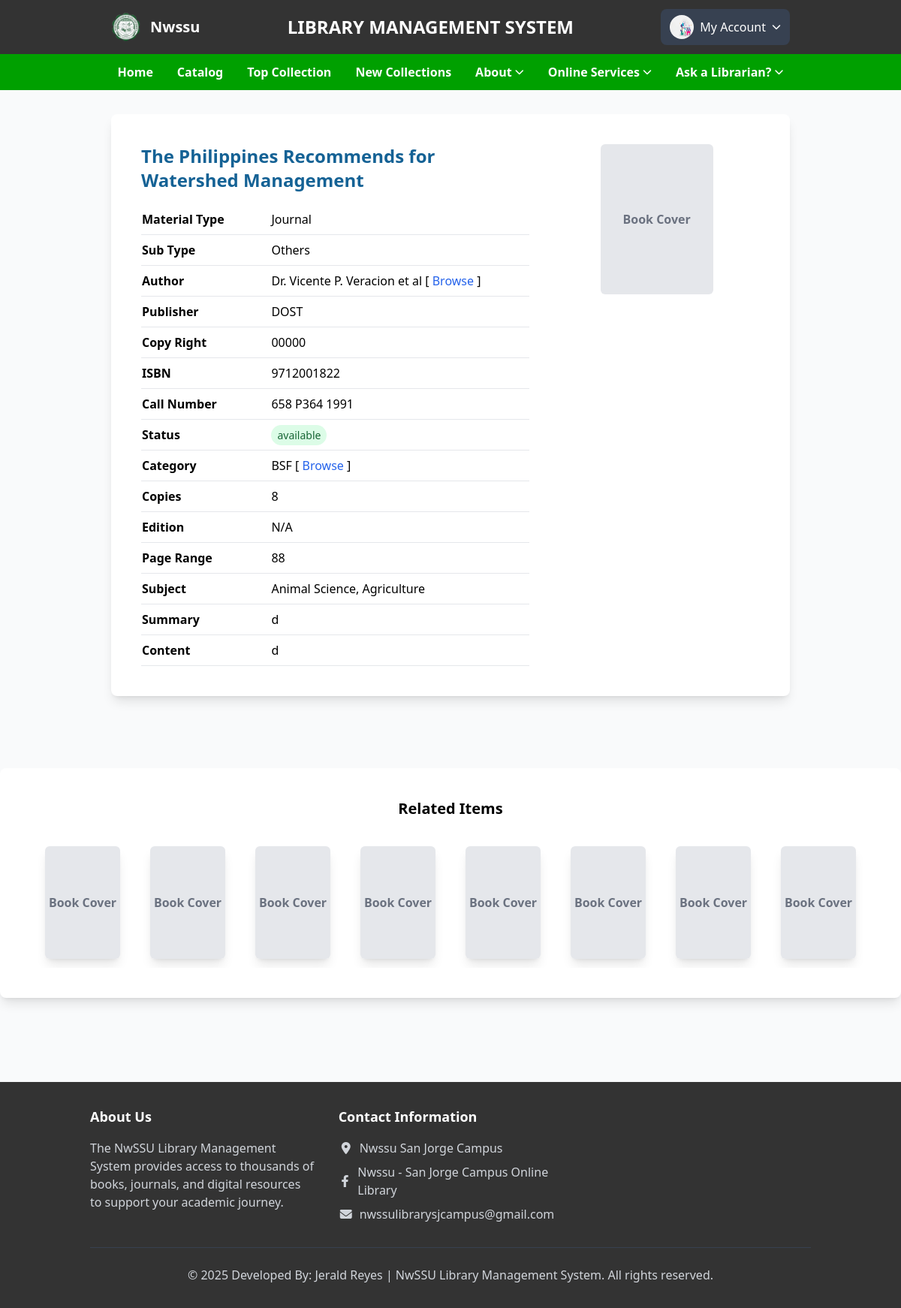
The app's page /books?id=2 (signed in), older data.
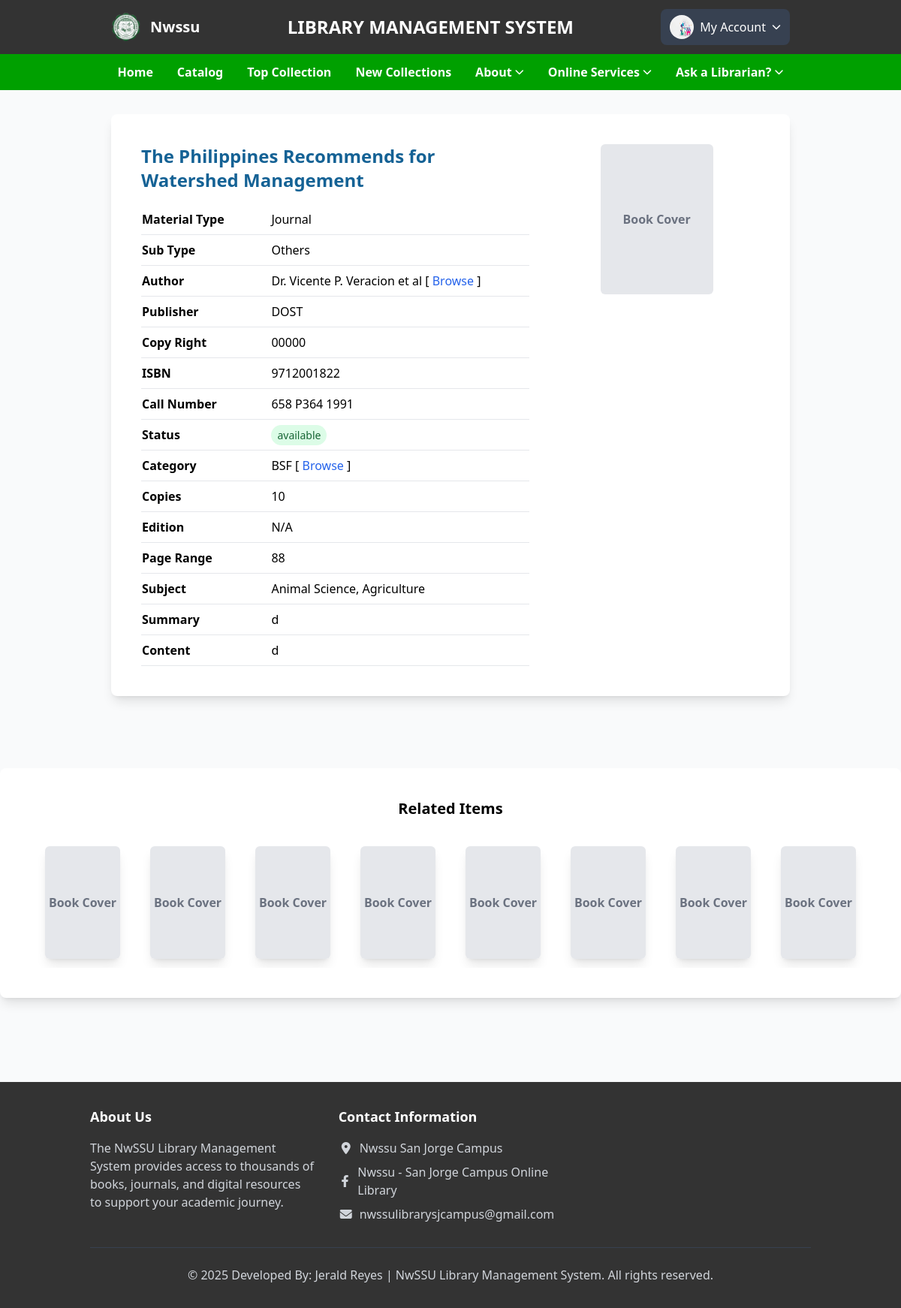
The same page, newer data.
### tables this page shows
CREATE TABLE `books` (
  `id` int(100) NOT NULL,
  `material_type` varchar(250) NOT NULL,
  `sub_type` varchar(250) NOT NULL,
  `category` varchar(250) NOT NULL,
  `title` varchar(500) NOT NULL,
  `author` varchar(500) NOT NULL,
  `publisher` varchar(500) NOT NULL,
  `status` varchar(100) NOT NULL,
  `subject` varchar(250) NOT NULL,
  `content` varchar(5000) NOT NULL,
  `summary` varchar(5000) NOT NULL,
  `issn` varchar(250) NOT NULL,
  `call_no` varchar(250) NOT NULL,
  `ISBN` varchar(250) NOT NULL,
  `copyright` varchar(250) NOT NULL,
  `page_number` int(250) NOT NULL,
  `edition` varchar(250) NOT NULL,
  `copies` int(250) NOT NULL,
  `date_acquired` varchar(250) NOT NULL,
  `books_image` varchar(400) DEFAULT NULL,
  `catalog_date` varchar(50) NOT NULL
);

### student/studbook_detail.php (the view, shortened to what the changed rows need)
<?php
include './activity_logger.php';
try {
    $book_id = $_GET['id'] ?? null;
    $book = null;
    if ($book_id) {
        try {
            $details = $conn->prepare("SELECT * FROM books WHERE id = :book_id");
            $details->execute([':book_id' => $book_id]);
            $book = $details->fetch(PDO::FETCH_ASSOC);
        } catch (PDOException $e) {
            $_SESSION['message'] = 'Failed to fetch book details: ' . $e->getMessage();
            $_SESSION['message_type'] = 'error';
        }
    }
} catch (PDOException $e) {
    echo json_encode(['success' => false, 'message' => 'Error: ' . $e->getMessage()]);
    exit();
}
?>
<!DOCTYPE html>
<html lang="en">
<head>
    <script src="https://cdn.tailwindcss.com"></script>
</head>
<body class="bg-gray-50">
    <?php include '../student/side_navbars.php'; ?>
    <div class="container hidden md:block mx-auto px-[10%] md:px-[5%] py-8">
        <?php if ($book): ?>
            <div class="bg-white rounded-lg shadow-lg p-6 md:p-10 mb-8 md:mt-0">
                <div class="flex flex-col md:flex-row">
                    <div class="w-full md:w-1/3 flex flex-col items-center mb-6 md:mb-0 md:order-last">
                        <?php if (!empty($book['books_image']) && file_exists("../uploaded_file/" . $book['books_image'])): ?>
                            <img src="./uploaded_file/<?php echo htmlspecialchars($book['books_image']); ?>" alt="Book Cover"
                                class="w-[150px] h-[200px] object-cover border border-gray-300 rounded-md shadow-custom mb-4">
                        <?php else: ?>
                            <div class="w-[150px] h-[200px] bg-gray-200 flex items-center justify-center text-gray-500 font-bold rounded-md shadow-custom mb-4">
                                Book Cover
                            </div>
                        <?php endif; ?>
                    </div>
                    <div class="w-full md:w-2/3 pr-0 md:pr-8 md:order-first">
                        <h2 class="text-2xl text-[#156295] font-bold mb-4"><?php echo htmlspecialchars($book['title']); ?></h2>
                        <table class="w-full border-collapse">
                            <tbody>
                                <tr class="border-b">
                                    <th class="py-2 text-left w-1/3">Material Type</th>
                                    <td class="py-2"><?php echo htmlspecialchars($book['material_type']); ?></td>
                                </tr>
                                <tr class="border-b">
                                    <th class="py-2 text-left">Sub Type</th>
                                    <td class="py-2"><?php echo htmlspecialchars($book['sub_type']); ?></td>
                                </tr>
                                <tr class="border-b">
                                    <th class="py-2 text-left">Author</th>
                                    <td class="py-2">
                                        <?php echo htmlspecialchars($book['author']); ?>
                                        [ <a href="./author?author=<?php echo urlencode($book['author']); ?>" class="text-blue-600 hover:underline">Browse</a> ]
                                    </td>
                                </tr>
                                <tr class="border-b">
                                    <th class="py-2 text-left">Publisher</th>
                                    <td class="py-2"><?php echo htmlspecialchars($book['publisher']); ?></td>
                                </tr>
                                <tr class="border-b">
                                    <th class="py-2 text-left">Copy Right</th>
                                    <td class="py-2"><?php echo htmlspecialchars($book['copyright']); ?></td>
                                </tr>
                                <tr class="border-b">
                                    <th class="py-2 text-left">ISBN</th>
                                    <td class="py-2"><?php echo htmlspecialchars($book['ISBN']); ?></td>
                                </tr>
                                <tr class="border-b">
                                    <th class="py-2 text-left">Call Number</th>
                                    <td class="py-2"><?php echo htmlspecialchars($book['call_no']); ?></td>
                                </tr>
                                <tr class="border-b">
                                    <th class="py-2 text-left">Status</th>
                                    <td class="py-2">
                                        <span class="<?php echo $book['status'] === 'available' ? 'bg-green-100 text-green-800' : 'bg-red-100 text-red-800'; ?> px-2 py-1 rounded-full text-sm">
                                            <?php echo htmlspecialchars($book['status']); ?>
                                        </span>
                                    </td>
                                </tr>
                                <tr class="border-b">
                                    <th class="py-2 text-left">Category</th>
                                    <td class="py-2">
                                        <?php echo htmlspecialchars($book['category']); ?>
                                        [ <a href="./searchcategory?category=<?php echo urlencode($book['category']); ?>" class="text-blue-600 hover:underline">Browse</a> ]
                                    </td>
                                </tr>
                                <tr class="border-b">
                                    <th class="py-2 text-left"><?php echo $book['copies'] == 1 ? 'Copy' : 'Copies'; ?></th>
                                    <td class="py-2"><?php echo htmlspecialchars($book['copies']); ?></td>
                                </tr>
                                <tr class="border-b">
                                    <th class="py-2 text-left">Edition</th>
                                    <td class="py-2"><?php echo htmlspecialchars($book['edition']); ?></td>
                                </tr>
                                <tr class="border-b">
                                    <th class="py-2 text-left">Page Range</th>
                                    <td class="py-2"><?php echo htmlspecialchars($book['page_number']); ?></td>
                                </tr>
                                <tr class="border-b">
                                    <th class="py-2 text-left">Subject</th>
                                    <td class="py-2"><?php echo htmlspecialchars($book['subject']); ?></td>
                                </tr>
                                <tr class="border-b">
                                    <th class="py-2 text-left">Summary</th>
                                    <td class="py-2"><?php echo htmlspecialchars($book['summary']); ?></td>
                                </tr>
                                <tr class="border-b">
                                    <th class="py-2 text-left">Content</th>
                                    <td class="py-2"><?php echo htmlspecialchars($book['content']); ?></td>
                                </tr>
                            </tbody>
                        </table>
                    </div>
                </div>
            </div>
        <?php else: ?>
            <div class="bg-yellow-100 border-l-4 border-yellow-500 text-yellow-700 p-4 mt-8" role="alert">
                <p>Book not found.</p>
            </div>
        <?php endif; ?>
    </div>
    <?php include '../student/footer.php'; ?>
</body>
</html>

Row changes from the older to the newer data that the page shows:
changed books "The Philippines Recommends for Watershed Management": copies "8" → "10"
